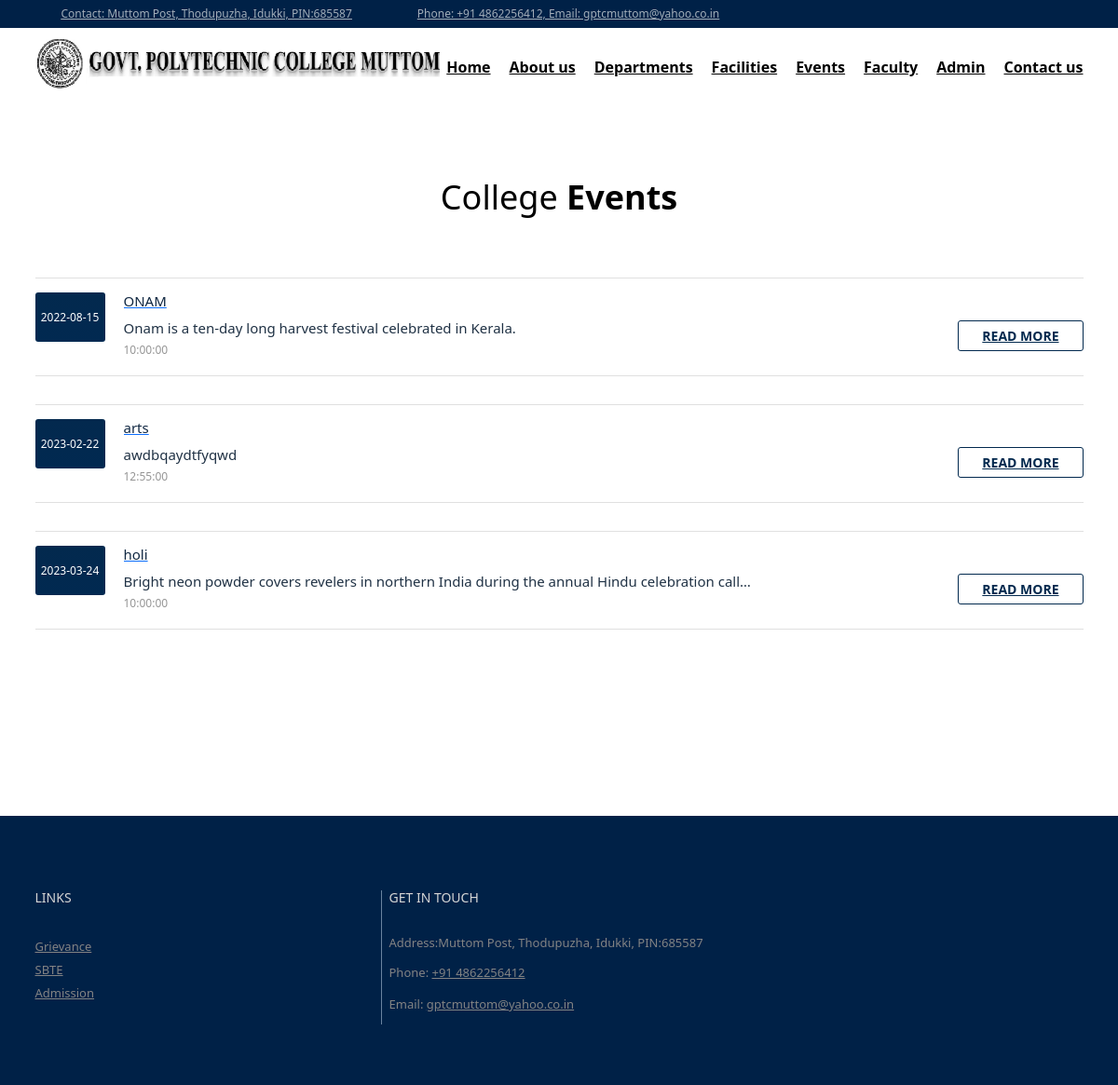
/gptc/admin/eventf.php, run on the app's committed database.
### tables this page shows
CREATE TABLE `events` (
  `id` int(11) NOT NULL,
  `img` varchar(999) NOT NULL,
  `name` varchar(500) NOT NULL,
  `longdesc` varchar(2000) NOT NULL,
  `description` longtext NOT NULL,
  `date` date NOT NULL,
  `time` time NOT NULL
);

### gptc/admin/eventf.php (the view)
<?php
include('includes/headerf.php');
include('includes/headf.php');
include('config/dbcon.php');
?>
<section>
        <div class="container com-sp">
            <div class="row">
                <div class="cor about-sp">
                    <div class="ed-about-tit">
                        <div class="con-title">
                            <h2>College <span> Events</span></h2>
                        </div>
                        <div>
                            <div class="ho-event pg-eve-main">
                                <ul>
                                <?php
                                $query  = "SELECT * FROM events ORDER BY id DESC LIMIT 4";
                                    $query_run = mysqli_query($con,$query);
                                                if(mysqli_num_rows($query_run)>0)
                                                {
                                                     foreach($query_run as $row)
                                                     {
                                                        ?>
                            <li>
                                    <li>
                                        <div class="ho-ev-date pg-eve-date"><span><?php echo $row['date']; ?></span>
                                        </div>
                                        <div class="ho-ev-link pg-eve-desc">
                                            <a href="event-register.html">
                                                <h4><?php echo $row['name']; ?></h4>
                                            </a>
                                            <p><?php echo $row['description']; ?></p>
                                            <span><?php echo $row['time']; ?></span>
                                        </div>
                                        <div class="pg-eve-reg">
                                         <a href="eventdetails.php">Read more</a>
                                        </div>
                                    </li>
                                    <?php
                                                     }
                                                }
                                                else
                                                {
                                                    ?>
                                                    <tr>
                                                        <td>No Record Found</td>
                                                </tr>
                                                <?php
                                                }
                                                ?>
                                </ul>
                            </div>
                    </div>
                </div>
            </div>
        </div>
    </section>
<?php
include('includes/footerf.php')
?>

### data on the page
events: date "2022-08-15", name "ONAM", description "Onam is a ten-day long harvest festival celebrated in Kerala.", time "10:00:00"
events: date "2023-02-22", name "arts", description "awdbqaydtfyqwd", time "12:55:00"
events: date "2023-03-24", name "holi", description "Bright neon powder covers revelers in northern India during the annual Hindu celebration call…", time "10:00:00"
